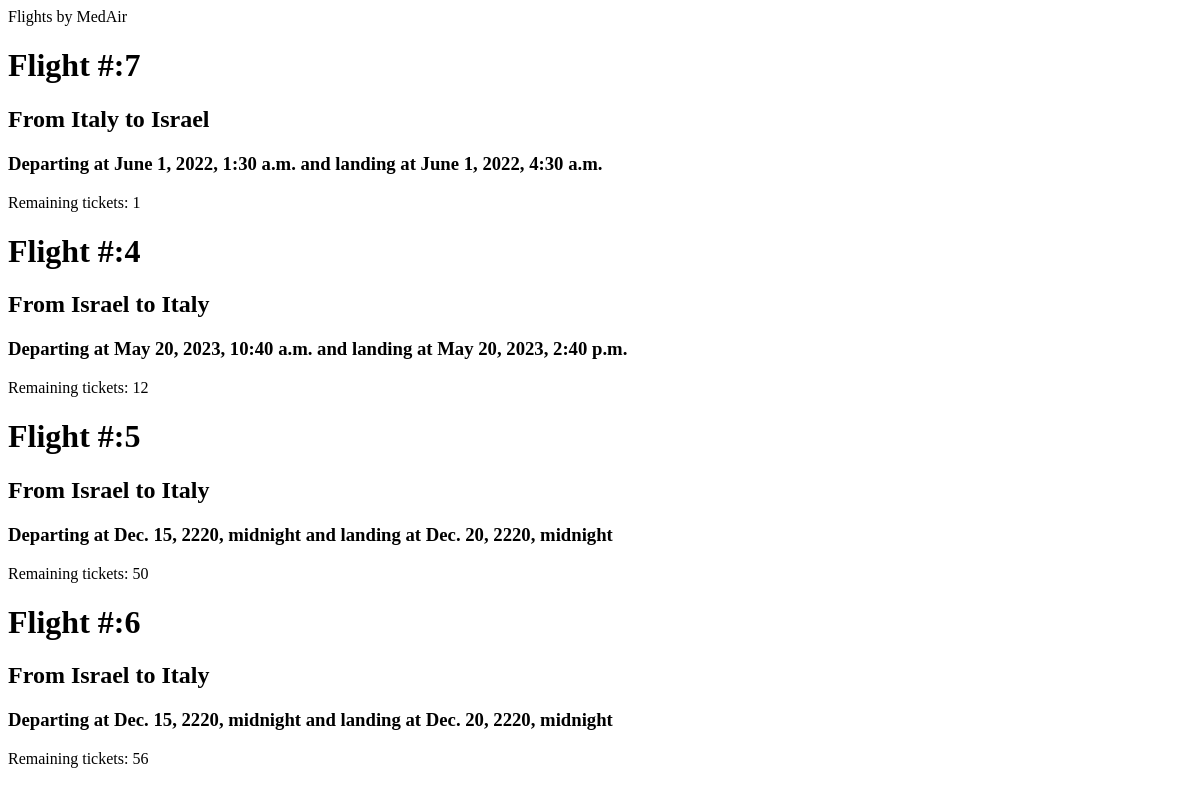
Page /flight_app/airline/view/1 on the earlier database version.
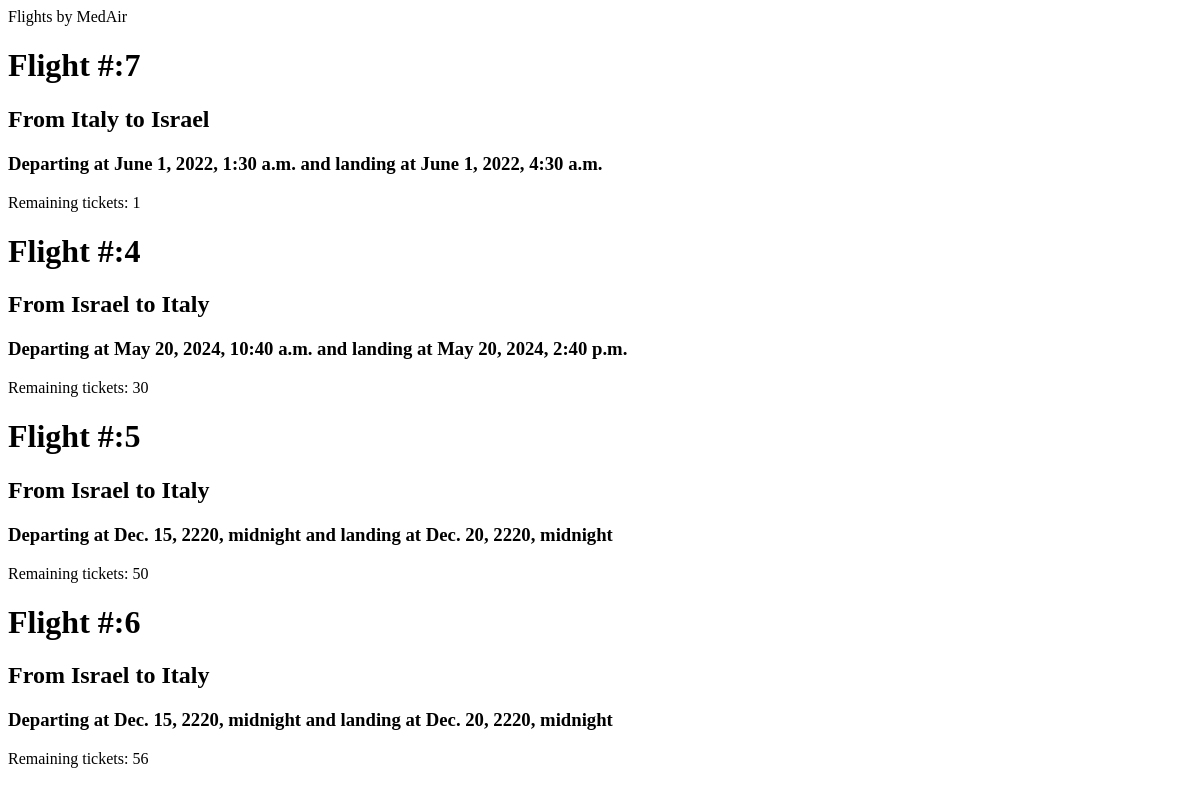
Same page on the later database version.
### flight_app/models.py (models this page shows, shortened)
class Flight(models.Model):
    airline = models.ForeignKey(Airline, null=False, on_delete=models.PROTECT)
    origin_country = models.ForeignKey(Country, null=False,related_name="origin", on_delete=models.PROTECT)
    destination_country = models.ForeignKey(Country, null=False,related_name="destination", on_delete=models.PROTECT)
    departure_time = models.DateTimeField(null=False)
    landing_time = models.DateTimeField(null=False)
    remaining_tickets = models.IntegerField(null=False)
    class Meta:
        ordering = ['departure_time']

class Country(models.Model):
    link = "Edit"
    country_name = models.TextField(max_length=100, null=False, unique=True)
    flag = models.ImageField(upload_to="static\\flags")
    class Meta:
        ordering = ['country_name']
        verbose_name_plural = 'countries'
    def __str__(self) -> str:
        return self.country_name

### flight_app/views.py (the view)
# urls.py: path('airline/view/<airline_id>', views.view_flights_by_airline),
def view_flights_by_airline(request, airline_id):
    flights = Airline_Facade.get_my_flights(airline_id)
    airline = (Airline_Facade.get_airline_by_id(airline_id))[0]
    context = {
        'Flights': flights,
        'Airline': airline
    }
    return render(request, 'airline_get_flights.html', context)

### flight_app/DAL/airline_facade.py (called while the page is built)
    def get_my_flights(id):
        f = Flight.objects.filter(airline=id)
        return f

### flight_app/DAL/base_facade.py (called while the page is built)
    def get_airline_by_id(id):
            airline_by_id = list(models.Airline.objects.filter(pk=id))
            return airline_by_id

### flight_app/templates/airline_get_flights.html (shortened to what this page needs)
<!DOCTYPE html>
<html lang="en">
<head>
</head>
<body>
    <div>
        <div>Flights by {{Airline.name}}</div>
    {% for flight in Flights %}
        <div>
            <h1> Flight #:{{flight.id}}</h1>
            <h2>From {{flight.origin_country}} to {{flight.destination_country}}</h2>
            <h3>Departing at {{flight.departure_time}} and landing at {{flight.landing_time}}</h3>
            <h7>Remaining tickets: {{flight.remaining_tickets}}</h7>
        </div>
    {%endfor%}
    </div>
</body>
</html>

Differences in the rows shown:
changed Flight id 4: departure_time "May 20, 2023, 10:40 a.m." → "May 20, 2024, 10:40 a.m."; landing_time "May 20, 2023, 2:40 p.m." → "May 20, 2024, 2:40 p.m."; remaining_tickets "12" → "30"
